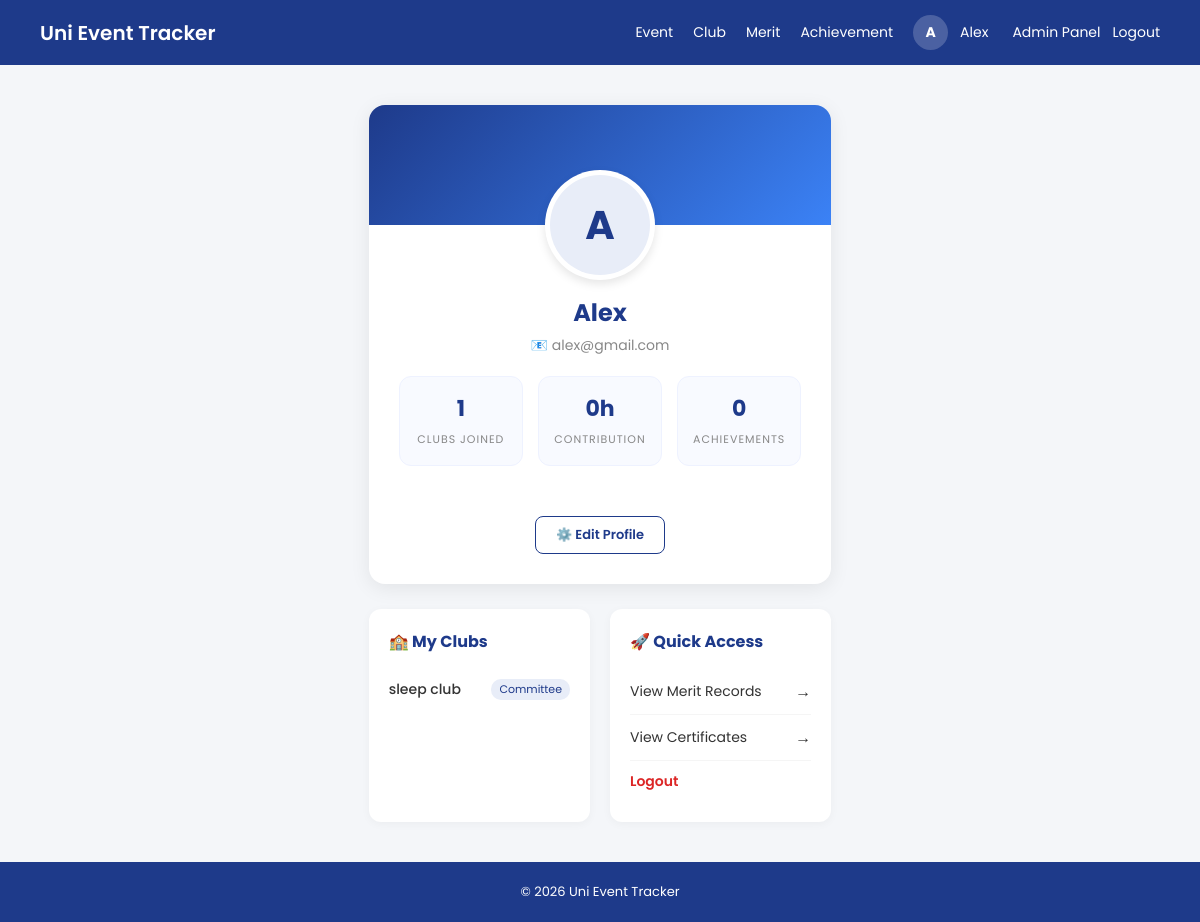
Screenshot of /user/userprofile.php (signed in) with the database file from the repository.
### tables this page shows
CREATE TABLE `user` (
  `id` int(10) NOT NULL,
  `username` varchar(50) NOT NULL,
  `password` varchar(255) NOT NULL,
  `email` varchar(50) NOT NULL,
  `register_date` datetime NOT NULL,
  `role` varchar(10) NOT NULL DEFAULT 'student',
  `last_online` datetime DEFAULT NULL
);

CREATE TABLE `club_membership` (
  `membership_Id` int(255) NOT NULL,
  `userId` int(255) NOT NULL,
  `clubId` int(255) NOT NULL,
  `club_role` enum('Member','Chairperson','Vice Chairperson','Secretary','Assistant Secretary','Treasurer','Assistant Treasurer','Auditor','Committee') DEFAULT 'Member',
  `club_joinDate` datetime NOT NULL,
  `register_status` varchar(20) NOT NULL
);

CREATE TABLE `club` (
  `club_id` int(10) NOT NULL,
  `club_name` varchar(50) NOT NULL,
  `club_CreateDate` date NOT NULL,
  `club_description` varchar(500) NOT NULL,
  `club_status` varchar(30) NOT NULL
);

### user/userprofile.php (the view, shortened to what this page needs)
<?php
require("../database.php");
$userid = intval($_SESSION['userid']);
$userRes = $con->query("SELECT * FROM user WHERE id = $userid");
$user = $userRes->fetch_assoc();
$clubCount = $con->query("SELECT COUNT(*) FROM club_membership WHERE userid = $userid AND register_status = 'Approved'")->fetch_row()[0];
$meritRes = $con->query("SELECT SUM(hours) FROM merit WHERE userid = $userid AND status = 'approved'")->fetch_row()[0];
$totalMerit = round($meritRes ?? 0, 1);
$achCount = $con->query("SELECT COUNT(*) FROM achievement WHERE userid = $userid")->fetch_row()[0];
$myClubs = $con->query("
    SELECT c.club_name, cm.club_role
    FROM club_membership cm
    JOIN club c ON cm.clubid = c.club_id
    WHERE cm.userid = $userid AND cm.register_status = 'Approved'
    LIMIT 5
");
?>
<!DOCTYPE html>
<html lang="en">
<head>
</head>
<body>
<header>
    <div class="logo"><a href="../index.php">Uni Event Tracker</a></div>
    <nav>
        <a href="../Event/event_dashboard.php">Event</a>
        <a href="../clubtracker/clubHandler.php">Club</a>
        <a href="../merit/merit_dashboard.php">Merit</a>
        <a href="../achievement/achievement_dashboard.php">Achievement</a>
         <?php if(isset($_SESSION['username'])){ ?>
        <div class="user-menu">
            <div class="avatar-circle" <a href="user/userprofile.php"><?php echo strtoupper(mb_substr($_SESSION['username'], 0, 1)); ?></div>
            <a href="../user/userprofile.php"><span><?php echo htmlspecialchars($_SESSION['username'], ENT_QUOTES, 'UTF-8'); ?></span><a>
            <?php if(isset($_SESSION['role']) && $_SESSION['role'] == 'admin'){ ?>
            <a href="../Admin/admin_dashboard.php">Admin Panel</a>
            <?php } ?>
            <a href="../logout.php">Logout</a>
        </div>
        <?php } else { ?>
        <a href="../register.php">Register</a>
        <a href="../login.php">Login</a>
        <?php } ?>
    </nav>
</header>
<div class="container">
    <div class="profile-card">
        <div class="profile-cover"></div>
        <div class="profile-content">
            <div class="avatar-wrapper">
                <div class="avatar-circle-large"><?= strtoupper(substr($user['username'], 0, 1)) ?></div>
            </div>
            <div class="user-info">
                <h2><?= htmlspecialchars($user['username']) ?></h2>
                <p>📧 <?= htmlspecialchars($user['email']) ?></p>
                <div class="stats-grid">
                    <div class="stat-box">
                        <span class="val"><?= $clubCount ?></span>
                        <span class="lbl">Clubs Joined</span>
                    </div>
                    <div class="stat-box">
                        <span class="val"><?= $totalMerit ?>h</span>
                        <span class="lbl">Contribution</span>
                    </div>
                    <div class="stat-box">
                        <span class="val"><?= $achCount ?></span>
                        <span class="lbl">Achievements</span>
                    </div>
                </div>
                <a href="edit_profile.php" class="btn-edit">⚙️ Edit Profile</a>
            </div>
        </div>
    </div>
    <div class="grid-row">
        <div class="info-box">
            <h3 class="section-title">🏫 My Clubs</h3>
            <?php if($myClubs->num_rows > 0): ?>
                <?php while($c = $myClubs->fetch_assoc()): ?>
                <div class="list-item">
                    <span class="name"><?= htmlspecialchars($c['club_name']) ?></span>
                    <span class="role"><?= $c['club_role'] ?></span>
                </div>
                <?php endwhile; ?>
            <?php else: ?>
                <p style="font-size:13px; color:#aaa;">No clubs joined yet.</p>
            <?php endif; ?>
        </div>
        <div class="info-box">
            <h3 class="section-title">🚀 Quick Access</h3>
            <div class="list-item">
                <a href="../merit/merit_dashboard.php" style="text-decoration:none; color:#333; font-size:14px;">View Merit Records</a>
                <span>→</span>
            </div>
            <div class="list-item">
                <a href="../achievement/achievement_dashboard.php" style="text-decoration:none; color:#333; font-size:14px;">View Certificates</a>
                <span>→</span>
            </div>
            <div class="list-item">
                <a href="../logout.php" style="text-decoration:none; color:#dc2626; font-size:14px; font-weight:600;">Logout</a>
            </div>
        </div>
    </div>
</div>
<footer>© 2026 Uni Event Tracker</footer>
</body>
</html>

### user/userprofile.php (style rules this page uses)
* { box-sizing:border-box;margin:0;padding:0; }
body { font-family:'Poppins',sans-serif;background:#f4f6f9;color:#333;min-height:100vh;display:flex;flex-direction:column; }
header { display:flex;justify-content:space-between;align-items:center;padding:15px 40px;background:#1E3A8A;color:white; }
.logo a { font-size:20px;font-weight:600;color:white;text-decoration:none; }
nav { display:flex;align-items:center;gap:20px; }
nav a { color:white;text-decoration:none;font-size:14px; }
.user-menu { display:flex;align-items:center;gap:12px;position: relative; }
.avatar-circle { width:35px;height:35px;border-radius:50%;background:rgba(255,255,255,0.2);display:flex;align-items:center;justify-content:center;font-weight:700;font-size:14px;color:white;text-decoration:none; }
.container { max-width:900px;margin:40px auto;padding:0 20px;flex:1; }
.profile-card { background:white;border-radius:16px;box-shadow:0 4px 20px rgba(0,0,0,0.08);overflow:hidden;margin-bottom:25px; }
.profile-cover { height:120px;background:linear-gradient(135deg, #1E3A8A 0%, #3b82f6 100%); }
.profile-content { padding:0 30px 30px;position:relative;text-align:center; }
.avatar-wrapper { width:110px;height:110px;border-radius:50%;background:white;padding:5px;margin:-55px auto 15px;box-shadow:0 4px 10px rgba(0,0,0,0.1); }
.avatar-circle-large { width:100%;height:100%;border-radius:50%;background:#e8edf8;display:flex;align-items:center;justify-content:center;font-size:40px;font-weight:700;color:#1E3A8A;text-transform:uppercase; }
.user-info h2 { font-size:24px;color:#1E3A8A;margin-bottom:5px; }
.user-info p { font-size:14px;color:#888;margin-bottom:20px; }
.stats-grid { display:grid;grid-template-columns:repeat(3, 1fr);gap:15px;margin-bottom:30px; }
.stat-box { background:#f8faff;padding:15px;border-radius:12px;text-align:center;border:1px solid #eef2ff; }
.stat-box .val { display:block;font-size:22px;font-weight:700;color:#1E3A8A; }
.stat-box .lbl { font-size:11px;color:#888;text-transform:uppercase;letter-spacing:1px; }
.section-title { font-size:16px;font-weight:700;color:#1E3A8A;margin-bottom:15px;display:flex;align-items:center;gap:10px; }
.grid-row { display:grid;grid-template-columns:1fr 1fr;gap:20px; }
.info-box { background:white;border-radius:12px;padding:20px;box-shadow:0 2px 10px rgba(0,0,0,0.04); }
.list-item { display:flex;justify-content:space-between;align-items:center;padding:10px 0;border-bottom:1px solid #f5f5f5; }
.list-item:last-child { border-bottom:none; }
.list-item span.name { font-size:14px;font-weight:500; }
.list-item span.role { font-size:11px;background:#e8edf8;color:#1E3A8A;padding:2px 8px;border-radius:10px; }
.btn-edit { display:inline-block;margin-top:20px;padding:8px 20px;border:1.5px solid #1E3A8A;border-radius:8px;color:#1E3A8A;text-decoration:none;font-size:13px;font-weight:600;transition:0.2s; }
footer { text-align:center;padding:20px;background:#1E3A8A;color:white;font-size:13px;margin-top:auto; }

### rows the page displays
user: username "A", username "Alex", email "alex@gmail.com"
club_membership: clubId.club_name "sleep club", club_role "Committee"

### other values shown
mb_substr($_SESSION['username'], 0, 1) "A"
$_SESSION['username'] "Alex"
$clubCount "1"
$totalMerit "0"
$achCount "0"
